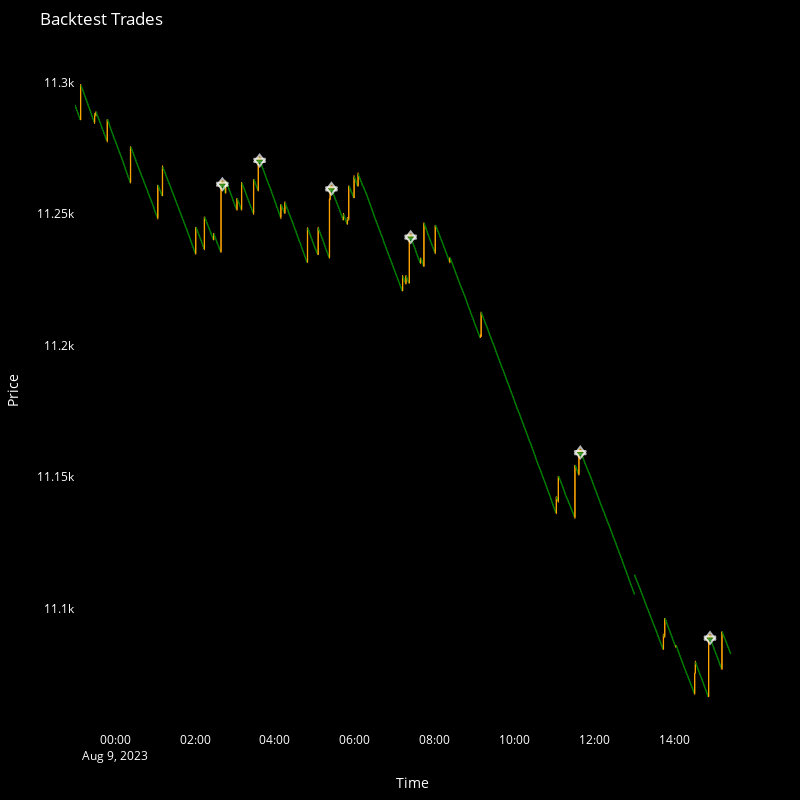

Write notebook code for a chart like this one.
### Code cell
import matplotlib.pyplot as plt
import plotly.express as px
import plotly.graph_objects as go

def backtest_strategy(df, lot_size=0.2):
    trades = []
    in_trade = False

    for i in range(3, len(df)):
        current_bar = df.iloc[i]
        previous_bar = df.iloc[i - 1]
        confirmation_bar = df.iloc[i - 2]

        # Check for sell conditions
        if current_bar["rsi"] > 70 and confirmation_bar["close"] > confirmation_bar["open"] \
                and previous_bar["close"] < previous_bar["open"] \
                and current_bar["close"] < current_bar["open"]:
            
            if not in_trade:
                # Open a sell trade
                trade = {"entry_time": current_bar.name, "entry_price": current_bar["open"], "trade_type": "SELL"}
                trades.append(trade)
                in_trade = True

        # Check for trade closing condition
        if in_trade:
            if current_bar["close"] < current_bar["open"]:
                # Close the trade
                trades[-1]["exit_time"] = current_bar.name
                trades[-1]["exit_price"] = current_bar["close"]
                trades[-1]["pnl"] = trades[-1]["entry_price"] - trades[-1]["exit_price"]
                trades[-1]["pnl"] *= lot_size
                in_trade = False

    return trades

"""
def plot_trades(df, trades):
    fig = go.Figure(data=[go.Candlestick(x=df.index,
                                        open=df['open'],
                                        high=df['high'],
                                        low=df['low'],
                                        close=df['close'])])

    for trade in trades:
        entry_time = trade["entry_time"]
        entry_price = trade["entry_price"]
        exit_time = trade["exit_time"]
        exit_price = trade["exit_price"]

        fig.add_trace(go.Scatter(x=[entry_time, exit_time],
        y=[entry_price, exit_price],
        mode='markers',
        marker=dict(size=[10, 10],
        symbol=['triangle-up', 'triangle-down'],
        color=['green', 'red'],
        line=dict(width=2))))

    fig.update_layout(title="Backtest Trades",
    xaxis_title="Time",
    yaxis_title="Price",
    xaxis_rangeslider_visible=False)
    
    fig.show()
"""    

def plot_trades(df, trades):
    fig = go.Figure(data=[go.Candlestick(x=df.index,
                                        open=df['open'],
                                        high=df['high'],
                                        low=df['low'],
                                        close=df['close'],
                                        increasing_line_color='orange',
                                        decreasing_line_color='green',
                                        line_width=1)])

    for trade in trades:
        entry_time = trade["entry_time"]
        entry_price = trade["entry_price"]
        exit_time = trade["exit_time"]
        exit_price = trade["exit_price"]

        fig.add_trace(go.Scatter(x=[entry_time, exit_time],
        y=[entry_price, exit_price],
        mode='markers',
        marker=dict(size=[10, 10],
        symbol=['triangle-up', 'triangle-down'],
        color=['orange', 'green'],
        line=dict(width=2))))

    fig.update_layout(
        title="Backtest Trades",
        xaxis_title="Time",
        yaxis_title="Price",
        xaxis_rangeslider_visible=False,
        plot_bgcolor='black',
        paper_bgcolor='black',
        font=dict(color='white'),
        showlegend=False,
        autosize=True,
        margin=dict(l=50, r=50, t=50, b=50),
        xaxis_showgrid=False,  # Remove x-axis gridlines
        yaxis_showgrid=False,  # Remove y-axis gridlines
    )

    fig.update_layout(width=800, height=800)

    fig.show()


if __name__ == "__main__":
    symbol = "Boom 1000 Index"
    timeframe = mt5.TIMEFRAME_M1
    lot_size = 1.0
    period = 14

    # Specify the date range for historical data (adjust as needed)
    start_date = datetime(2023, 8, 9)
    end_date = datetime.now()

    # Step 1: Load historical data within the specified date range
    df = get_historical_data(symbol, timeframe, start_date, end_date)

    # Step 2: Calculate RSI
    calculate_rsi(df, period)

    # Step 3: Backtest the strategy
    trades = backtest_strategy(df, lot_size)

    # Step 4: Print the backtest results
    total_pnl = 0
    for trade in trades:
        print(f"Trade Type: {trade['trade_type']}")
        print(f"Entry Time: {trade['entry_time']}, Entry Price: {trade['entry_price']}")
        print(f"Exit Time: {trade['exit_time']}, Exit Price: {trade['exit_price']}")
        print(f"Profit/Loss: {trade['pnl']:.2f}\n")
        total_pnl += trade['pnl']

    print(f"Total Profit/Loss: {total_pnl:.2f}")
    print(f"Total Trades: {len(trades)}")

    # Step 5: Plot the trades
    plot_trades(df, trades)

### Figure 1 — Plotly figure (JSON) as saved in the notebook; plotly's stock layout.template omitted (floating-point values rounded to 4 significant figures; data arrays with more than 128 entries replaced by an {"elided": "..."} marker saying what was removed)
{"data": [{"close": {"elided": "986 float values"}, "decreasing": {"line": {"color": "green"}}, "high": {"elided": "986 float values"}, "increasing": {"line": {"color": "orange"}}, "line": {"width": 1}, "low": {"elided": "986 float values"}, "open": {"elided": "986 float values"}, "type": "candlestick", "x": {"elided": "986 str values"}}, {"marker": {"color": ["orange", "green"], "line": {"width": 2}, "size": [10, 10], "symbol": ["triangle-up", "triangle-down"]}, "mode": "markers", "type": "scatter", "x": ["2023-08-09T02:41:00", "2023-08-09T02:41:00"], "y": [11260.0, 11260.0]}, {"marker": {"color": ["orange", "green"], "line": {"width": 2}, "size": [10, 10], "symbol": ["triangle-up", "triangle-down"]}, "mode": "markers", "type": "scatter", "x": ["2023-08-09T03:37:00", "2023-08-09T03:37:00"], "y": [11270.0, 11270.0]}, {"marker": {"color": ["orange", "green"], "line": {"width": 2}, "size": [10, 10], "symbol": ["triangle-up", "triangle-down"]}, "mode": "markers", "type": "scatter", "x": ["2023-08-09T05:25:00", "2023-08-09T05:25:00"], "y": [11260.0, 11260.0]}, {"marker": {"color": ["orange", "green"], "line": {"width": 2}, "size": [10, 10], "symbol": ["triangle-up", "triangle-down"]}, "mode": "markers", "type": "scatter", "x": ["2023-08-09T07:24:00", "2023-08-09T07:24:00"], "y": [11240.0, 11240.0]}, {"marker": {"color": ["orange", "green"], "line": {"width": 2}, "size": [10, 10], "symbol": ["triangle-up", "triangle-down"]}, "mode": "markers", "type": "scatter", "x": ["2023-08-09T11:39:00", "2023-08-09T11:39:00"], "y": [11160.0, 11160.0]}, {"marker": {"color": ["orange", "green"], "line": {"width": 2}, "size": [10, 10], "symbol": ["triangle-up", "triangle-down"]}, "mode": "markers", "type": "scatter", "x": ["2023-08-09T14:54:00", "2023-08-09T14:54:00"], "y": [11090.0, 11090.0]}], "layout": {"autosize": true, "font": {"color": "white"}, "height": 800, "margin": {"b": 50, "l": 50, "r": 50, "t": 50}, "paper_bgcolor": "black", "plot_bgcolor": "black", "showlegend": false, "title": {"text": "Backtest Trades"}, "width": 800, "xaxis": {"rangeslider": {"visible": false}, "showgrid": false, "title": {"text": "Time"}}, "yaxis": {"showgrid": false, "title": {"text": "Price"}}}}
